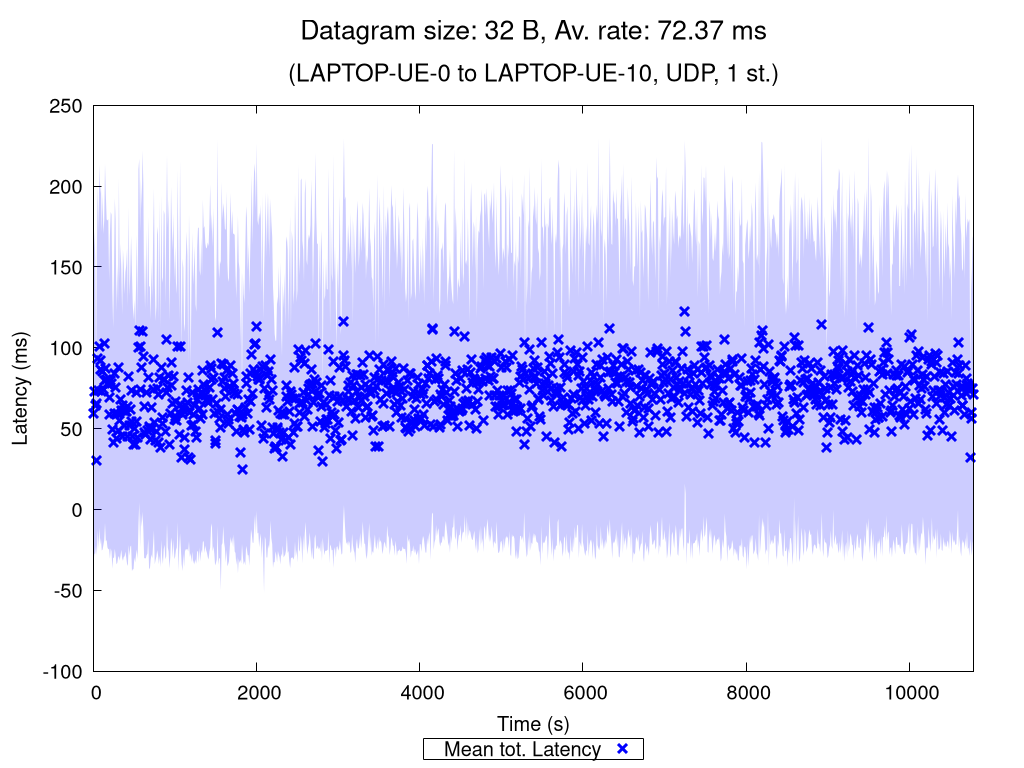

The gnuplot source for this figure:
set terminal pngcairo nocrop enhanced size 1024,768 font "Verdana,15"
set output "UDP_1_st_2020_11_11_09-29-14_one2two_00032B.png"

set title "{/=20 Datagram size: 32 B, Av. rate: 72.37 ms}\n\n{/=18 (LAPTOP-UE-0 to LAPTOP-UE-10, UDP, 1 st.)}"

set xlabel "Time (s)"
set ylabel "Latency (ms)"
set ytics nomirror
set key bmargin center horizontal box samplen 1 width -1
set bmargin 4.6
set rmargin 4.5

rf = 1.0  # rate factor
set style fill transparent solid 0.2 noborder
set autoscale xfix
plot "UDP_1_st_2020_11_11_09-29-14_one2two_00032B_iperf_processed.dat" using 1:($2/rf-$3/rf):($2/rf+$3/rf) with filledcurves lc rgb "blue" notitle, \
     "" using 1:($2/rf) with points pt 2 ps 1.5 lw 3 lc rgb "blue" title "Mean tot. Latency", \
